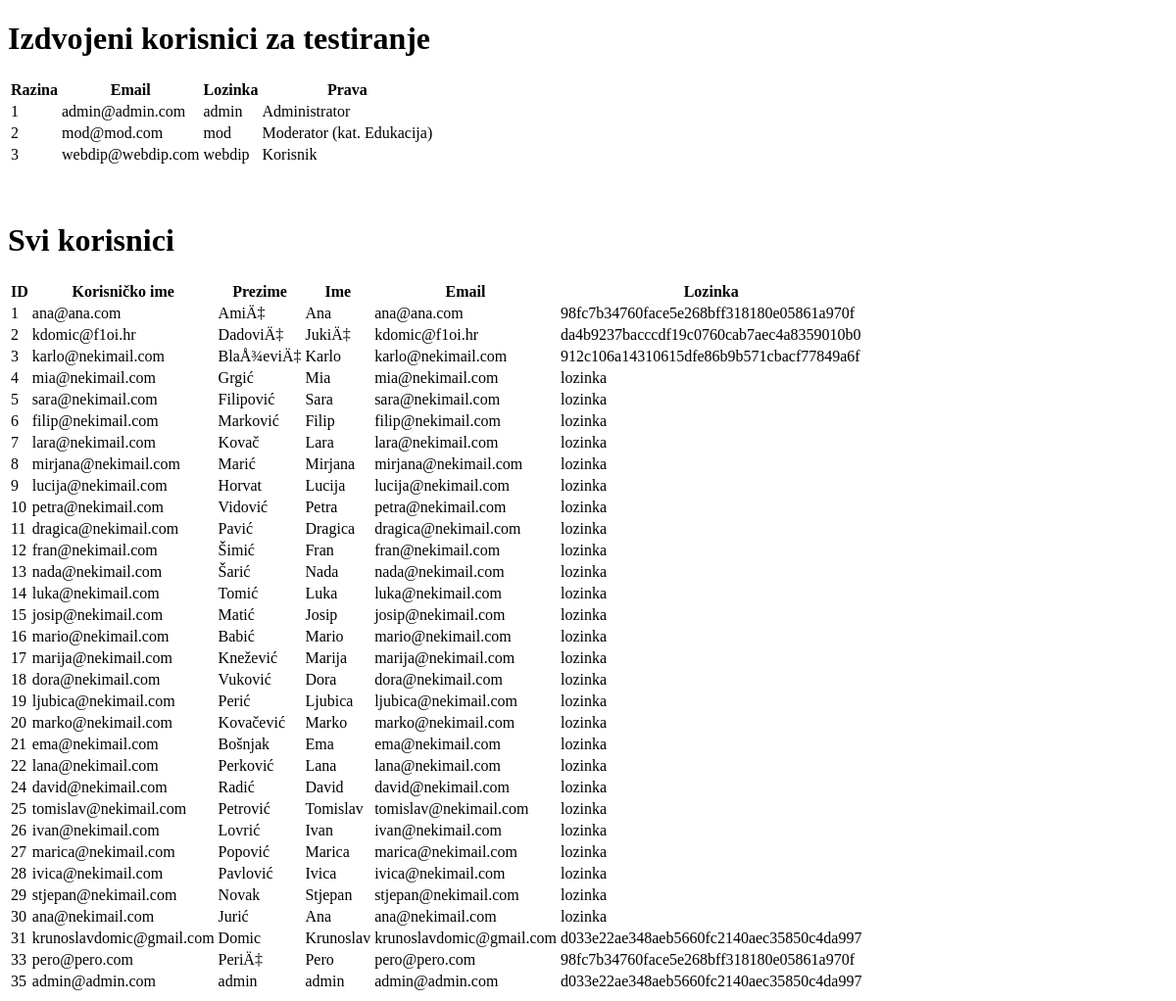
/privatno/korisnici.php, run on an earlier commit of the app's database.
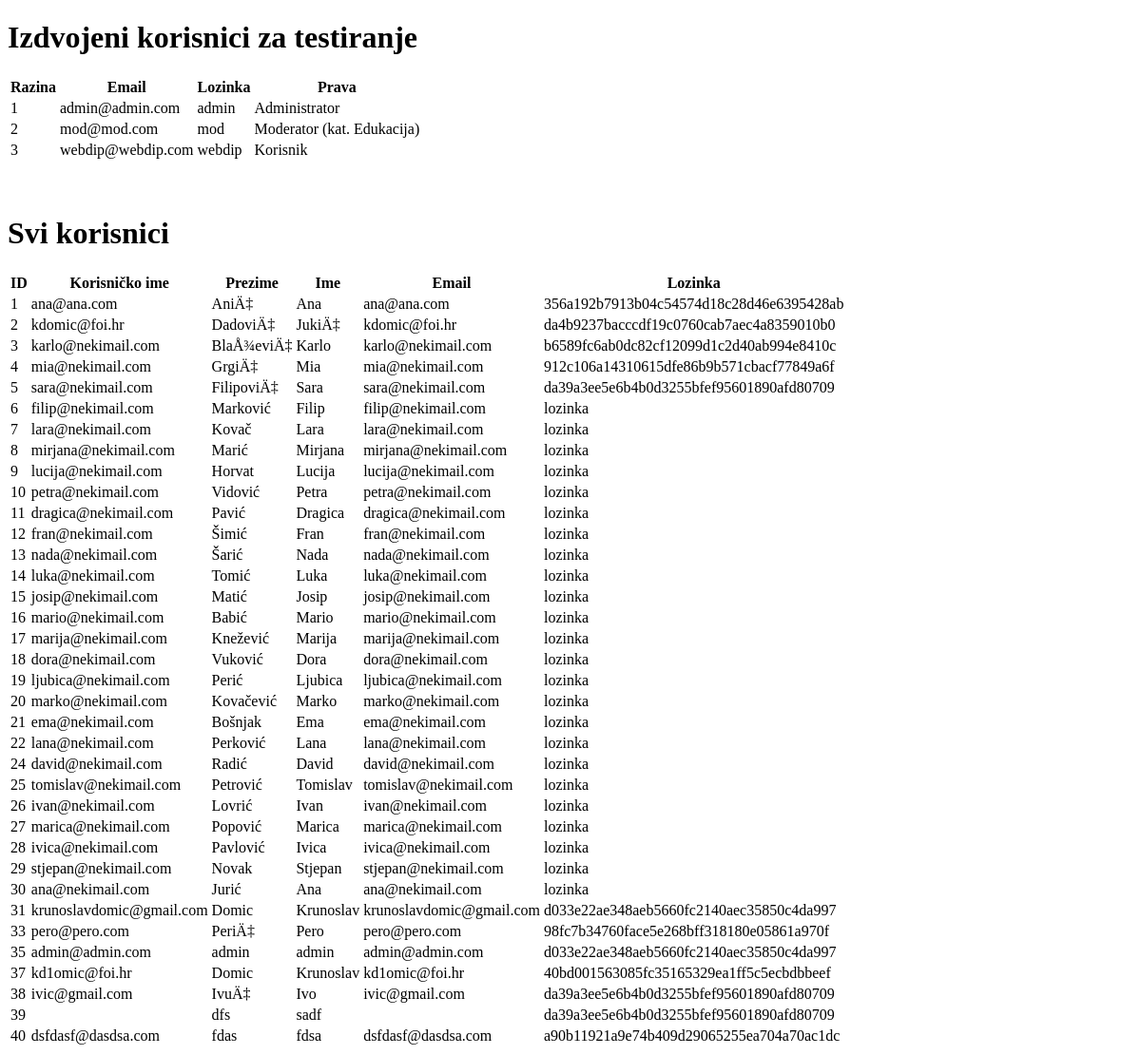
And on a later commit of the database.
### tables this page shows
CREATE TABLE IF NOT EXISTS `korisnici` (
  `id` int(11) NOT NULL AUTO_INCREMENT,
  `ime` varchar(45) NOT NULL,
  `prezime` varchar(45) NOT NULL,
  `adresa` varchar(45) NOT NULL,
  `pbr` varchar(5) NOT NULL,
  `mjesto` varchar(45) NOT NULL,
  `telefon` varchar(20) DEFAULT NULL,
  `email` varchar(45) NOT NULL,
  `oib` varchar(11) NOT NULL,
  `open_id` mediumint(9) DEFAULT '0' COMMENT '0 - normalno\n1- facebook\n2 - google',
  `deaktiviran` tinyint(4) DEFAULT '0' COMMENT '0 aktiviran\n1 deaktiviran',
  `zamrznut` datetime DEFAULT NULL COMMENT 'Datum do kojeg je aktiviran',
  `datum_registracije` datetime DEFAULT NULL,
  `email_potvrda` varchar(45) DEFAULT NULL,
  `password` varchar(45) NOT NULL,
  `ovlasti` mediumint(9) NOT NULL COMMENT '1 reg_user\n2 mod\n3 admin',
  `aktivan` tinyint(4) NOT NULL DEFAULT '1' COMMENT '0-ne; 1-da',
  PRIMARY KEY (`id`),
  UNIQUE KEY `email` (`email`)
);

### public_html/includes/database.php (called while the page is built, shortened)
<?php
    class MySQLDatabase extends mysqli{
        public function db_query($sql) {
            $result = $this->query($sql);
            return $result;
        }
        public function db_fetch_array($result_set) {
            return $result_set->fetch_array(MYSQLI_ASSOC);
        }
    }
?>

### public_html/includes/database_object.php (called while the page is built, shortened)
<?php
    require_once('database.php');
    class DatabaseObject {
        public static function find_by_sql($sql="") {
            global $database;
            $result_set = $database->db_query($sql);
            $object_array = array();
            while ($row = $database->db_fetch_array($result_set))
                $object_array[] = self::instantiate($row);
            return $object_array;
        }
        public static function find_all() {
            return self::find_by_sql("SELECT * FROM ".static::$table_name);
        }
        private static function instantiate($record) {
            $object = new static;
            foreach($record as $attribute=>$value)
                if($object->has_attribute($attribute))
                    $object->$attribute = $value;
            return $object;
        }
        private function has_attribute($attribute) {
            return array_key_exists($attribute, $this->attributes());
        }
        protected function attributes() {
            $attributes = array();
            foreach(static::$db_fields as $field)
                if(property_exists($this, $field))
                    $attributes[$field] = $this->$field;
            return $attributes;
        }
    }
?>

### public_html/privatno/korisnici.php (the view, shortened to what this page needs)
<!DOCTYPE html>
<html>
<head>
	<link rel="stylesheet" type="text/css" href="../stylesheet/jquery.dataTables.css" />
</head>
<body>
    <h1>Izdvojeni korisnici za testiranje</h1>
    <table id="izdvojeno">
        <thead>
            <tr>
                <th>Razina</th>
                <th>Email</th>
                <th>Lozinka</th>
                <th>Prava</th>
            </tr>
        </thead>
        <tbody>
            <tr>
                <td>1</td>
                <td>admin@admin.com</td>
                <td>admin</td>
                <td>Administrator</td>
            </tr>
            <tr>
                <td>2</td>
                <td>mod@mod.com</td>
                <td>mod</td>
                <td>Moderator (kat. Edukacija)</td>
            </tr>
            <tr>
                <td>3</td>
                <td>webdip@webdip.com</td>
                <td>webdip</td>
                <td>Korisnik</td>
            </tr>
        </tbody>
    </table>
    <br><br>
    <h1>Svi korisnici</h1>
	<?php
		$_k = Korisnici::find_all();
        echo "<table id=sviKorisnici>";
        echo "<thead>";
            echo "<tr><th>ID</th><th>Korisničko ime</th><th>Prezime</th><th>Ime</th><th>Email</th><th>Lozinka</th></tr>";
        echo "</thead>";
        echo "<tbody>";
        foreach ($_k as $k) {
            echo '<tr>';
                echo '<td>'.$k->id.'</td>';
                echo '<td>'.$k->email.'</td>';
                echo '<td>'.$k->prezime.'</td>';
                echo '<td>'.$k->ime.'</td>';
                echo '<td>'.$k->email.'</td>';
                echo '<td>'.$k->password.'</td>';
            echo '</tr>';
        }
        echo "</tbody>";
        echo "</table>";
	?>
</body>
</html>

What changed in the data, as far as the page shows it:
changed korisnici "ana@ana.com": prezime "AmiÄ‡" → "AniÄ‡"; password "98fc7b34760face5e268bff318180e05861a970f" → "356a192b7913b04c54574d18c28d46e6395428ab"
changed korisnici "DadoviÄ‡": email "kdomic@f1oi.hr" → "kdomic@foi.hr"
changed korisnici "karlo@nekimail.com": password "912c106a14310615dfe86b9b571cbacf77849a6f" → "b6589fc6ab0dc82cf12099d1c2d40ab994e8410c"
changed korisnici "mia@nekimail.com": prezime "Grgić" → "GrgiÄ‡"; password "lozinka" → "912c106a14310615dfe86b9b571cbacf77849a6f"
changed korisnici "sara@nekimail.com": prezime "Filipović" → "FilipoviÄ‡"; password "lozinka" → "da39a3ee5e6b4b0d3255bfef95601890afd80709"
added korisnici: id "37", email "kd1omic@foi.hr", prezime "Domic", ime "Krunoslav", password "40bd001563085fc35165329ea1ff5c5ecbdbbeef"
added korisnici: id "38", email "ivic@gmail.com", prezime "IvuÄ‡", ime "Ivo", password "da39a3ee5e6b4b0d3255bfef95601890afd80709"
added korisnici: id "39", prezime "dfs", ime "sadf", password "da39a3ee5e6b4b0d3255bfef95601890afd80709"
added korisnici: id "40", email "dsfdasf@dasdsa.com", prezime "fdas", ime "fdsa", password "a90b11921a9e74b409d29065255ea704a70ac1dc"
